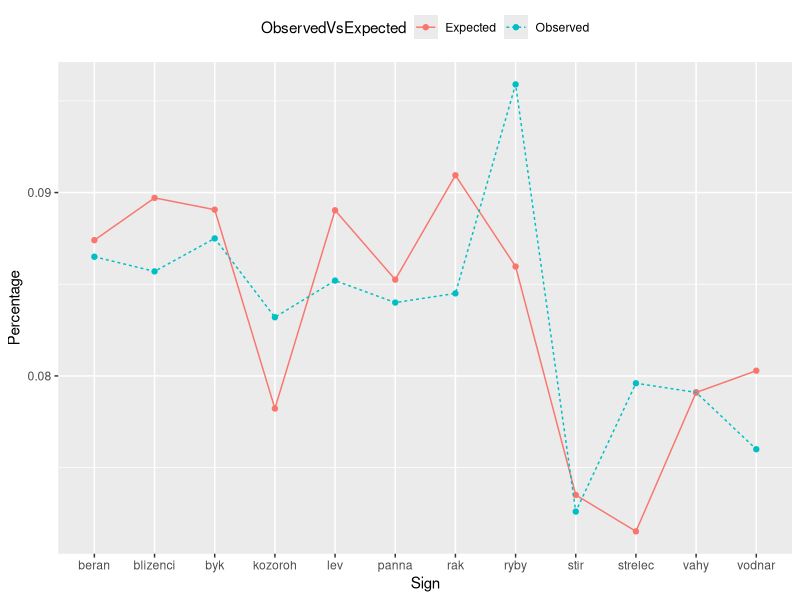

This chart was generated by the following R code:
#https://pbs.twimg.com/media/DNiDegAXUAAGlQv.jpg

library(tidyverse)
library(forcats)

n <- 52000
observedCats <- c("ryby", "byk", "beran", "blizenci", "lev", "rak", "panna", "kozoroh", "strelec", "vahy", "vodnar", "stir")
months <-       c("MAR", "MAY", "APR", "JUN", "AUG", "JUL", "SEP", "JAN", "DEC", "OCT", "FEB", "NOV")
monthLevels <-  c("JAN", "FEB", "MAR", "APR", "MAY", "JUN", "JUL", "AUG", "SEP", "OCT", "NOV", "DEC")
observedPct <- c(9.59, 8.75, 8.65, 8.57, 8.52, 8.45, 8.40, 8.32, 7.96, 7.91, 7.6, 7.26)/100

magic <- tibble(Sign = observedCats, ObservedPct = observedPct, Observed = ObservedPct*n, Month = parse_factor(months, levels=monthLevels))
magic <- magic %>% arrange(Month)
magic$ExpectedUnif <- 1/12

natality1993 <- c(9885, 9632, 10790, 10472, 10933, 10819, 11100, 10613, 10170, 9274, 8707, 8630)
natality1993rel <- natality1993/sum(natality1993)
magic$Natality <- natality1993rel

natalitySign <- rep(NA, 12)
natalitySign[1] <- magic$Natality[1]*2/3 + magic$Natality[12]*1/3
for(i in 2:12){
  natalitySign[i] <- magic$Natality[i]*2/3 + magic$Natality[i-1]*1/3
}
magic$NatalitySign <- natalitySign


with(magic, chisq.test(x=Observed, p=ExpectedUnif) )
with(magic, chisq.test(x=Observed, p=NatalitySign) )
        
magicLong <- magic %>% select(Sign, ObservedPct, NatalitySign) %>% gather(key="ObservedVsExpected", value="Percentage", -Sign)
magicLong$ObservedVsExpected <- factor(magicLong$ObservedVsExpected, labels=c("Expected", "Observed"))
   
magicLong %>% ggplot(., aes(y=Percentage, x=Sign, linetype=ObservedVsExpected, color=ObservedVsExpected, group=ObservedVsExpected)) +
  geom_point() + geom_line() + theme(legend.position = "top")
